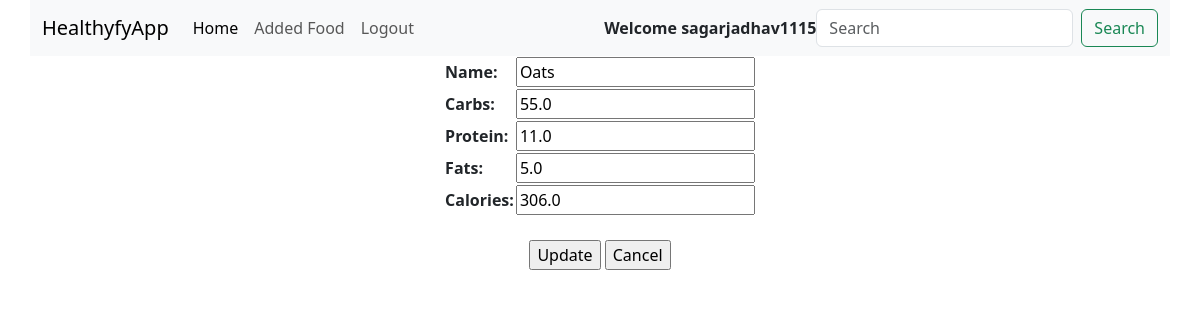
Page /FoodUpdate/4 (signed in) on the committed database.
### app/models.py (models this page shows, shortened)
class Food(models.Model):
    name = models.CharField(max_length=100)
    carbs = models.FloatField()
    protein = models.FloatField()
    fats = models.FloatField()
    calories = models.FloatField()

### app/views.py (the view)
# urls.py: path("FoodUpdate/<int:pk>", FoodUpdate.as_view(), name="FoodUpdate"),
class FoodUpdate(UpdateView):
    model = Food
    template_name_suffix = "_update_form"
    fields = "__all__"
    success_url = "/FoodList"

### app/templates/app/food_update_form.html (shortened to what this page needs)
{% extends 'base.html' %}
{% block body %}
<div class="container">
    <div class="row">
        <center>
            <form action="" method="post">
                <table>
                    {{form.as_table}}
                </table>
                <br>
                <input type="submit" value="Update">
                <a href="/"><input type="button" value="Cancel"></a>
            </form>
        </center>
    </div>
</div>
{% endblock %}

### app/templates/base.html (shortened to what this page needs)
<!doctype html>
<html lang="en">
  <head>
    <link rel="stylesheet" href="https://cdn.jsdelivr.net/npm/bootstrap-icons@1.11.3/font/bootstrap-icons.min.css">
    <link href="https://cdn.jsdelivr.net/npm/bootstrap@5.3.3/dist/css/bootstrap.min.css" rel="stylesheet">
  </head>
  <body>
   <div class="container">
    <div class="row">
        <nav class="navbar navbar-expand-lg bg-body-tertiary">
            <div class="container-fluid">
              <a class="navbar-brand" href="/">HealthyfyApp</a>
              <div class="collapse navbar-collapse" id="navbarSupportedContent">
                <ul class="navbar-nav me-auto mb-2 mb-lg-0">
                  {% if user.is_authenticated %}
                  <li class="nav-item">
                    <a class="nav-link active" aria-current="page" href="/FoodList">Home</a>
                  </li>
                  {% if user.is_superuser %}
                  <li class="nav-item">
                    <a class="nav-link" href="/FoodRegister">Register Food</a>
                  </li>
                  {% else %}
                  <li class="nav-item">
                    <a class="nav-link" href="/foodadd">Added Food</a>
                  </li>
                  {% endif %}
                  <li class="nav-item">
                    <a class="nav-link" href="/userlogout">Logout</a>
                  </li>
                  {% endif %}
                  </ul>
                  {% if user.is_authenticated %}
                  <strong>Welcome {{user}} </strong>
                  {% else %}
                  <strong>Welcome Guest </strong>
                  {% endif %}
                <form class="d-flex" role="search">
                  <input class="form-control me-2" type="search" placeholder="Search" aria-label="Search">
                  <button class="btn btn-outline-success" type="submit">Search</button>
                </form>
              </div>
            </div>
          </nav>
    </div>
   </div>
    {% block body %}
    {% endblock %}
  </body>
</html>

### rows in the picture
Food: name "Oats", carbs "55.0", protein "11.0", fats "5.0", calories "306.0"

### other values in the picture
{{ user }} "sagarjadhav1115"
